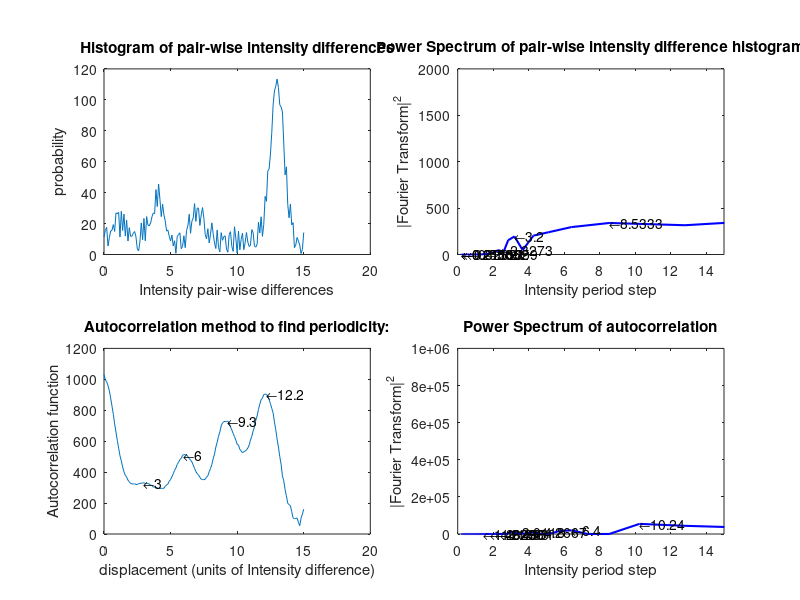

This chart was generated by the following MATLAB code:
function trySpectrum()
%
% Created by Isabel Llorente-Garcia, Dic 2011.
% If you use this code please acknowledge Isabel Llorente-Garcia in your
% publications.
%
%
% Function to try and find the best way to identify the spacing between
% periodic peaks in the histogram of intensity pair wise differences.
% Generate sum of periodic Gaussian peaks with noise and extract the
% spacing by calculating Fourier power spectrum.
%
%

%% Generate synthetic data for histogram of intensity pair-wise differences:
% with periodic peaks modelled as Gaussians.

x = 0:0.1:15; 

% Noise amplitude and vector:
noise_ampli = 20; % 0.5
noise_vector = noise_ampli*rand(1,length(x));
% Generate sum of random noise plus 5 gaussians:
% Vector of Gaussian centres:
period = 3;
Gauss_centres = [1 1+period 1+2*period 1+3*period 1+4*period];
% Vector of Gaussian widths:
Gauss_widths = 0.5*ones(1,5);
% Vector of Gaussian amplitudes:
Gauss_amplis = [12 27 18 0 100]; % [1 0.8 0.5 0.6 0.3]
% Gaussian functions, vectors:
gauss1 = Gauss_amplis(1)*gaussmf(x,[Gauss_widths(1) Gauss_centres(1)]);
gauss2 = Gauss_amplis(2)*gaussmf(x,[Gauss_widths(2) Gauss_centres(2)]);
gauss3 = Gauss_amplis(3)*gaussmf(x,[Gauss_widths(3) Gauss_centres(3)]);
gauss4 = Gauss_amplis(4)*gaussmf(x,[Gauss_widths(4) Gauss_centres(4)]);
gauss5 = Gauss_amplis(5)*gaussmf(x,[Gauss_widths(5) Gauss_centres(5)]);
% Add everything up:
y = noise_vector + gauss1 + gauss2 + gauss3 + gauss4 + gauss5;

% Create figure. 'position' vector is [left, bottom, width, height]. 
figure('color','white','units','inches','position',[0.2 1.5 18 10]); 
subplot(2,2,1);

plot(x,y)
title('Histogram of pair-wise intensity differences')
xlabel('Intensity pair-wise differences');
ylabel('probability');


%% Calculate spectrum (Fourier transform) of pair-wise difference distribution (of the histogram):

L = length(y); % length of probability y vector.
nFFT = 2^nextpow2(L); % number of points wanted in the Fourier Transform (it will either pad with zeros or truncate).
% Next power of 2 from length of vector (make the Fourier transform have a number of points which is a power of 2).
spectrum = fft(y,nFFT)/L; % fast fourier transform, spectrum of pair-wise difference probability distribution.

bin_separation = (x(end)-x(1))/(length(x)-1); % here the bin centres would be the x vector.
Fs = 1/bin_separation; % equivalent to sampling frequency, i.e. inverse of bin separation.
freq_axis = Fs/2*linspace(0,1,nFFT/2+1); % single-sided frequency axis.
% y = linspace(a,b,n) generates a row vector y of n points linearly spaced
% between and including a and b.
Istep_axis = 1./freq_axis; % axis with the intensity steps, i.e. the periodicity in terms of intensity jumps (period = 1/freq).

% Plot single-sided power spectrum:
subplot(2,2,2);
% plot the power spectrum in terms of the intensity_step:
power_spectrum = (2*abs(spectrum(1:nFFT/2+1))).^2; % single-sided power spectrum.
plot(Istep_axis,power_spectrum,'b-','LineWidth',1.5); 
xlim([0 15]);

title('Power Spectrum of pair-wise intensity difference histogram')
xlabel('Intensity period step')
ylabel('|Fourier Transform|^2')


%% Find peaks in the power spectrum of positive steps, to get the intensity step size:

[peak_ampli,peak_location] = findpeaks(power_spectrum); % see Matlab function 'findpeaks'.
Istep_peaks = Istep_axis(peak_location); % position of found peaks on the intensity_step axis.

% Put all peaks in a matrix, sort their amplitudes and show only the
% hightest 8:
peaks_to_print = [Istep_peaks' power_spectrum(peak_location)'];
sorted_peaks_to_print = sortrows(peaks_to_print,-2); % sort matrix in decreasing(-) order of 3rd column (power in spectrum).
selected_peaks_to_print = sorted_peaks_to_print(1:8,:); % highest 8 peaks.

% Mark found peaks on previous graph:
for i=1:length(selected_peaks_to_print)
    label_to_print = strcat('\leftarrow',num2str(selected_peaks_to_print(i,1),5));
    text(selected_peaks_to_print(i,1),selected_peaks_to_print(i,2),label_to_print,'FontSize',10);   
end


%% Second method: AUTOCORRELATION: 
% Try autocorrelation function to find periodicity:
% Autocorrelation as mathematical tool for finding repeating patterns,
% eg, periodic signal buried in noise, finding fundamental freq.
[autocor,x_lags] = xcorr(y,'unbiased'); % autocorrelation with 'unbiased' normalisation option (highlights peaks).
N = length(y);
% length of result autocor is twice length of y minus 1, i.e., 2*N-1.
subplot(2,2,3)
% calibrate autocorrelation axis:
x_axis_cor = x_lags*bin_separation;
% select only one half (other half is symmetrical) of the autocorrelation:
x_axis_autocor = x_axis_cor(N:2*N-1);
y_axis_autocor = autocor(N:2*N-1);
plot(x_axis_autocor,y_axis_autocor);
title('Autocorrelation method to find periodicity:');
xlabel('displacement (units of Intensity difference)')
ylabel('Autocorrelation function')

%% Find peaks in autocorrelation function:
min_dist_between_peaks = round((period-1)*length(x_axis_autocor)/max(x_axis_autocor));
[peak_ampli,peak_pos] = findpeaks(y_axis_autocor,'minpeakdistance',min_dist_between_peaks); % see Matlab function 'findpeaks'.
x_axis_peaks = x_axis_autocor(peak_pos); % position of found peaks on the intensity_step axis.

% Mark found peaks on previous graph:
for i=1:length(peak_pos)
    label_to_print = strcat('\leftarrow',num2str(x_axis_peaks(i),5));
    text(x_axis_peaks(i),peak_ampli(i),label_to_print,'FontSize',10);   
end


%% Calculate power spectrum (Fourier transform) of the autocorrelation:

% Use only one side of the autocorrelation:
% L2 = length(y_axis_autocor); % length of y vector.
% nFFT2 = 2^nextpow2(L2); % number of points wanted in the Fourier Transform (it will either pad with zeros or truncate).
% % Next power of 2 from length of vector (make the Fourier transform have a number of points which is a power of 2).
% spectrum2 = fft(y_axis_autocor,nFFT2)/L2; % fast fourier transform, spectrum of pair-wise difference probability distribution.
% 
% bin_separation2 = (x_axis_autocor(end)-x_axis_autocor(1))/(length(x_axis_autocor)-1); % here the bin centres would be the x vector.
% Fs2 = 1/bin_separation2; % equivalent to sampling frequency, i.e. inverse of bin separation.
% freq_axis2 = Fs2/2*linspace(0,1,nFFT2/2+1); % single-sided frequency axis.
% % y = linspace(a,b,n) generates a row vector y of n points linearly spaced
% % between and including a and b.
% Istep_axis2 = 1./freq_axis2; % axis with the intensity steps, i.e. the periodicity in terms of intensity jumps (period = 1/freq).
% 
% % Plot single-sided power spectrum:
% subplot(2,2,4);
% % plot the power spectrum in terms of the intensity_step:
% power_spectrum2 = (2*abs(spectrum2(1:nFFT2/2+1))).^2; % single-sided power spectrum.
% plot(Istep_axis2,power_spectrum2,'b-','LineWidth',1.5); 
% xlim([0 15]);
% 
% title('Power Spectrum of autocorrelation')
% xlabel('Intensity period step')
% ylabel('|Fourier Transform|^2')

% Use both sides of the autocorrelation:
L2 = length(autocor); % length of y vector.
nFFT2 = 2^nextpow2(L2); % number of points wanted in the Fourier Transform (it will either pad with zeros or truncate).
% Next power of 2 from length of vector (make the Fourier transform have a number of points which is a power of 2).
spectrum2 = fft(autocor,nFFT2)/L2; % fast fourier transform, spectrum of pair-wise difference probability distribution.

bin_separation2 = (x_axis_cor(end)-x_axis_cor(1))/(length(x_axis_cor)-1); % here the bin centres would be the x vector.
Fs2 = 1/bin_separation2; % equivalent to sampling frequency, i.e. inverse of bin separation.
freq_axis2 = Fs2/2*linspace(0,1,nFFT2/2+1); % single-sided frequency axis.
% y = linspace(a,b,n) generates a row vector y of n points linearly spaced
% between and including a and b.
Istep_axis2 = 1./freq_axis2; % axis with the intensity steps, i.e. the periodicity in terms of intensity jumps (period = 1/freq).

% Plot single-sided power spectrum:
subplot(2,2,4);
% plot the power spectrum in terms of the intensity_step:
power_spectrum2 = (2*abs(spectrum2(1:nFFT2/2+1))).^2; % single-sided power spectrum.
plot(Istep_axis2,power_spectrum2,'b-','LineWidth',1.5); 
xlim([0 15]);

title('Power Spectrum of autocorrelation')
xlabel('Intensity period step')
ylabel('|Fourier Transform|^2')


%% Find peaks in the power spectrum of the autocorrelation function:

[peak_ampli2,peak_location2] = findpeaks(power_spectrum2); % see Matlab function 'findpeaks'.
Istep_peaks2 = Istep_axis2(peak_location2); % position of found peaks on the intensity_step axis.

% Put all peaks in a matrix, sort their amplitudes and show only the
% hightest 8:
peaks_to_print2 = [Istep_peaks2' power_spectrum2(peak_location2)'];
sorted_peaks_to_print2 = sortrows(peaks_to_print2,-2); % sort matrix in decreasing(-) order of 2ND column (power in spectrum).
selected_peaks_to_print2 = sorted_peaks_to_print2(1:8,:); % highest 8 peaks.

% Mark found peaks on previous graph:
for i=1:length(selected_peaks_to_print2)
    label_to_print2 = strcat('\leftarrow',num2str(selected_peaks_to_print2(i,1),5));
    text(selected_peaks_to_print2(i,1),selected_peaks_to_print2(i,2),label_to_print2,'FontSize',10);   
end
